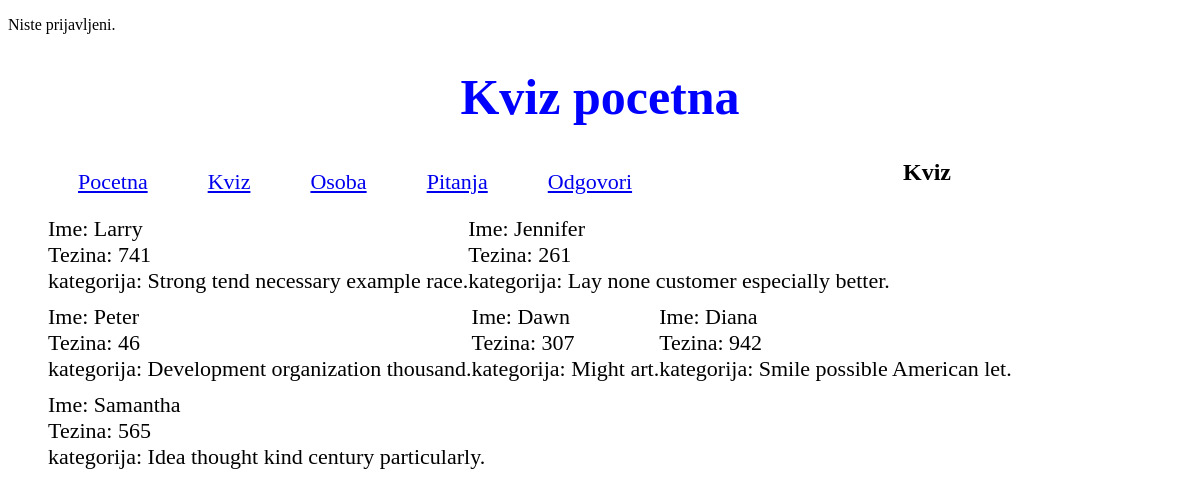
The page /kviz/ on the database its author committed.
### main/models.py (models this page shows, shortened)
class Kviz(models.Model):
    imeKviza = models.CharField(max_length=100)
    tezina = models.IntegerField()
    kategorija = models.CharField(max_length=50)

### main/views.py (the view)
# urls.py: path('kviz/', KvizList.as_view()),
class KvizList(ListView):
    model = Kviz

### main/templates/main/kviz_list.html
{% extends "index.html" %}
{% block content %}
    <h2>Kviz</h2>
    <ul>
        {% for kviz in object_list %}
            <li>
                Ime: {{ kviz.imeKviza }}<br>
                Tezina: {{ kviz.tezina }}<br>
                kategorija: {{ kviz.kategorija }}
            </li>
        {% endfor %}
    </ul>
{% endblock %}

### main/templates/index.html (shortened to what this page needs)
<!DOCTYPE html>
<html lang="en">
<head>
    {% load static %}
    <link rel="stylesheet" type="text/css" href="{% static 'style.css' %}">
</head>
<body>
    {% if user.is_authenticated %}
    <p>Vaše ime: {{ user.username }}</p>
    {% else %}
    <p>Niste prijavljeni.</p>
    {% endif %}
    <h1>Kviz pocetna</h1>
    <div id="sidebar">
        {% block sidebar %}
        <ul>
            <li><a href="/">Pocetna</a></li>
            <li><a href="/kviz">Kviz</a></li>
            <li><a href="/osoba">Osoba</a></li>
            <li><a href="/pitanja">Pitanja</a></li>
            <li><a href="/odgovori">Odgovori</a></li>
        </ul>
        {% endblock %}
    </div>
    <div class="content">
        {% block content %}
        {% endblock %}
    </div>
</body>
</html>

### main/static/style.css (style rules this page uses)
h1 { color: blue; text-align: center; font-size: 50px; }
h2 { text-align: center; }
li { list-style-type: none; float: left; margin-top: 10px; font-size: 22px; }
li a { padding: 30px; }

### rows shown on the page
Kviz: imeKviza "Larry", tezina "741", kategorija "Strong tend necessary example race."
Kviz: imeKviza "Jennifer", tezina "261", kategorija "Lay none customer especially better."
Kviz: imeKviza "Peter", tezina "46", kategorija "Development organization thousand."
Kviz: imeKviza "Dawn", tezina "307", kategorija "Might art."
Kviz: imeKviza "Diana", tezina "942", kategorija "Smile possible American let."
Kviz: imeKviza "Samantha", tezina "565", kategorija "Idea thought kind century particularly."
